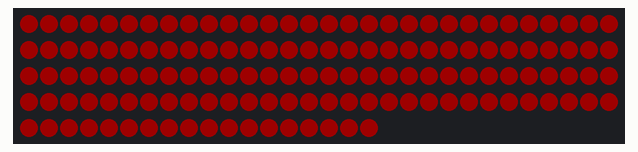
The sketch below on a simulated ESP8266 (NodeMCU). On the bench: 138 RGB LEDs in strip order, left to right, continuing on the next row. Dim RGB values are drawn brighter than linear.

Above: at 0.1 s.

The sketch:

LED_Testing.ino
```cpp
#include <Adafruit_NeoPixel.h>
//#define NUM_LEDS 24
#define NUM_LEDS 138
#define DATA_PIN D0
#define BRIGHTNESS 30

Adafruit_NeoPixel pixels(NUM_LEDS, DATA_PIN, NEO_GRB + NEO_KHZ800);

void setup() {
  pixels.begin();
  pixels.clear();
}

void loop() {
  for(int i = 0; i < NUM_LEDS + 1; i++)
  {
    pixels.setPixelColor(i, pixels.Color(BRIGHTNESS, 0, 0));
  }
  pixels.show();

  // for(int i = 0; i < NUM_LEDS + 1; i++)
  // {
  //   pixels.setPixelColor(i, pixels.Color(BRIGHTNESS, 0, 0));
  //   pixels.show();
  //   pixels.clear();
  //   delay(50);
  // }

  // delay(250);

  // for(int i = 0; i < NUM_LEDS + 1; i++)
  // {
  //   pixels.setPixelColor(i, pixels.Color(0, BRIGHTNESS, 0));
  //   pixels.show();
  //   pixels.clear();
  //   delay(50);
  // }

  // delay(250);

  // for(int i = 0; i < NUM_LEDS + 1; i++)
  // {
  //   pixels.setPixelColor(i, pixels.Color(0, 0, BRIGHTNESS));
  //   pixels.show();
  //   pixels.clear();
  //   delay(50);
  // }

  // delay(250);
}
```
